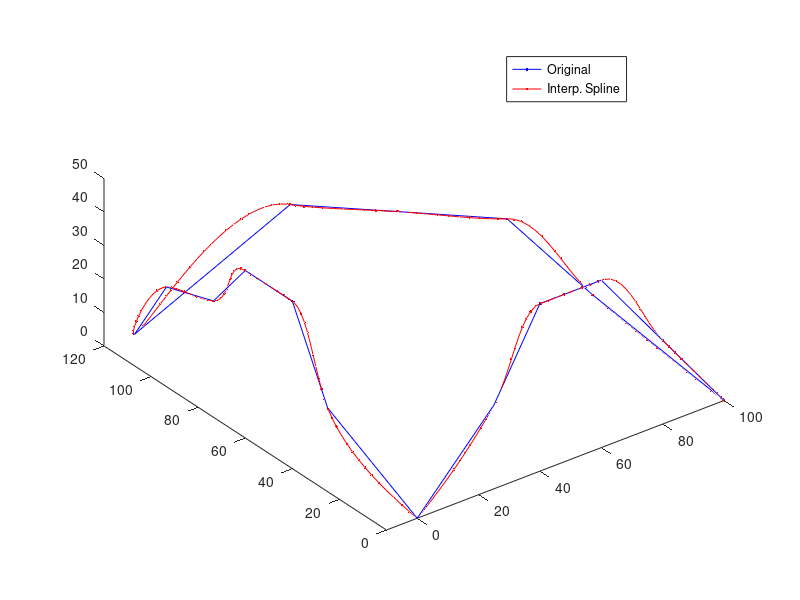

MATLAB code for this plot:
%%
% This scripts generates the interpolated data for the reference trajectory
%

WP =...
    [0 0 0;
    25 0 25;
    40 0 50;
    60 0 50;
    80 0 25;
    100 0 0;
    80 30 25;
    60 40 50;
    40 60 50;
    20 80 50;
     0 120 0; 
    -5 100 25;
    -5 80 30;
   -10 60 50;
   -10 40 50;
   -10 25 25;
     0  0 0];
temp = cat(1,0,cumsum(sqrt(sum(diff(WP,[],1).^2,2))));
dd = interp1(temp, WP, unique([temp(:)' linspace(0,temp(end),200)]),'cubic');

figure, hold on
plot3(WP(:,1),WP(:,2),WP(:,3),'.b-')
plot3(dd(:,1),dd(:,2),dd(:,3),'.r-')
axis image, view(3), legend({'Original','Interp. Spline'})
